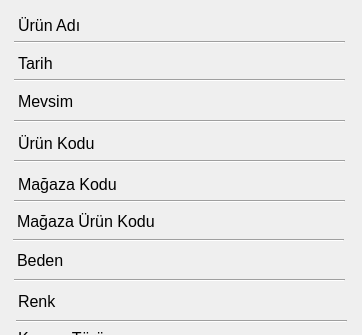
<?xml version="1.0" encoding="UTF-8"?>
<ui version="4.0">
 <class>Form</class>
 <widget class="QWidget" name="Form">
  <property name="geometry">
   <rect>
    <x>0</x>
    <y>0</y>
    <width>362</width>
    <height>335</height>
   </rect>
  </property>
  <property name="minimumSize">
   <size>
    <width>362</width>
    <height>335</height>
   </size>
  </property>
  <property name="maximumSize">
   <size>
    <width>362</width>
    <height>335</height>
   </size>
  </property>
  <property name="baseSize">
   <size>
    <width>362</width>
    <height>335</height>
   </size>
  </property>
  <property name="windowTitle">
   <string>Form</string>
  </property>
  <property name="windowIcon">
   <iconset>
    <normaloff>img/logo.png</normaloff>img/logo.png</iconset>
  </property>
  <property name="styleSheet">
   <string notr="true">QLineEdit{
border:0px;
background:transparent
}</string>
  </property>
  <widget class="QLabel" name="label_2">
   <property name="geometry">
    <rect>
     <x>18</x>
     <y>91</y>
     <width>61</width>
     <height>20</height>
    </rect>
   </property>
   <property name="font">
    <font>
     <pointsize>12</pointsize>
    </font>
   </property>
   <property name="text">
    <string>Mevsim</string>
   </property>
  </widget>
  <widget class="QLabel" name="label_5">
   <property name="geometry">
    <rect>
     <x>18</x>
     <y>291</y>
     <width>101</width>
     <height>21</height>
    </rect>
   </property>
   <property name="font">
    <font>
     <pointsize>12</pointsize>
    </font>
   </property>
   <property name="text">
    <string>Renk</string>
   </property>
  </widget>
  <widget class="QLabel" name="label_3">
   <property name="geometry">
    <rect>
     <x>18</x>
     <y>133</y>
     <width>101</width>
     <height>21</height>
    </rect>
   </property>
   <property name="font">
    <font>
     <pointsize>12</pointsize>
    </font>
   </property>
   <property name="text">
    <string>Ürün Kodu</string>
   </property>
  </widget>
  <widget class="Line" name="line_2">
   <property name="geometry">
    <rect>
     <x>14</x>
     <y>113</y>
     <width>331</width>
     <height>16</height>
    </rect>
   </property>
   <property name="orientation">
    <enum>Qt::Horizontal</enum>
   </property>
  </widget>
  <widget class="QLabel" name="label_4">
   <property name="geometry">
    <rect>
     <x>18</x>
     <y>169</y>
     <width>141</width>
     <height>31</height>
    </rect>
   </property>
   <property name="font">
    <font>
     <pointsize>12</pointsize>
    </font>
   </property>
   <property name="text">
    <string>Mağaza Kodu</string>
   </property>
  </widget>
  <widget class="Line" name="line_7">
   <property name="geometry">
    <rect>
     <x>13</x>
     <y>232</y>
     <width>331</width>
     <height>16</height>
    </rect>
   </property>
   <property name="orientation">
    <enum>Qt::Horizontal</enum>
   </property>
  </widget>
  <widget class="Line" name="line_6">
   <property name="geometry">
    <rect>
     <x>16</x>
     <y>313</y>
     <width>331</width>
     <height>16</height>
    </rect>
   </property>
   <property name="orientation">
    <enum>Qt::Horizontal</enum>
   </property>
  </widget>
  <widget class="Line" name="line_3">
   <property name="geometry">
    <rect>
     <x>14</x>
     <y>156</y>
     <width>331</width>
     <height>10</height>
    </rect>
   </property>
   <property name="orientation">
    <enum>Qt::Horizontal</enum>
   </property>
  </widget>
  <widget class="Line" name="line_4">
   <property name="geometry">
    <rect>
     <x>14</x>
     <y>193</y>
     <width>331</width>
     <height>16</height>
    </rect>
   </property>
   <property name="orientation">
    <enum>Qt::Horizontal</enum>
   </property>
  </widget>
  <widget class="QLabel" name="label_8">
   <property name="geometry">
    <rect>
     <x>17</x>
     <y>250</y>
     <width>101</width>
     <height>21</height>
    </rect>
   </property>
   <property name="font">
    <font>
     <pointsize>12</pointsize>
    </font>
   </property>
   <property name="text">
    <string>Beden</string>
   </property>
  </widget>
  <widget class="Line" name="line_5">
   <property name="geometry">
    <rect>
     <x>14</x>
     <y>272</y>
     <width>331</width>
     <height>16</height>
    </rect>
   </property>
   <property name="orientation">
    <enum>Qt::Horizontal</enum>
   </property>
  </widget>
  <widget class="Line" name="line">
   <property name="geometry">
    <rect>
     <x>14</x>
     <y>72</y>
     <width>331</width>
     <height>16</height>
    </rect>
   </property>
   <property name="orientation">
    <enum>Qt::Horizontal</enum>
   </property>
  </widget>
  <widget class="QLabel" name="label">
   <property name="geometry">
    <rect>
     <x>18</x>
     <y>55</y>
     <width>47</width>
     <height>16</height>
    </rect>
   </property>
   <property name="font">
    <font>
     <pointsize>12</pointsize>
    </font>
   </property>
   <property name="text">
    <string>Tarih</string>
   </property>
  </widget>
  <widget class="QLabel" name="label_7">
   <property name="geometry">
    <rect>
     <x>17</x>
     <y>206</y>
     <width>141</width>
     <height>31</height>
    </rect>
   </property>
   <property name="font">
    <font>
     <pointsize>12</pointsize>
    </font>
   </property>
   <property name="text">
    <string>Mağaza Ürün Kodu</string>
   </property>
  </widget>
  <widget class="QLabel" name="label_6">
   <property name="geometry">
    <rect>
     <x>18</x>
     <y>328</y>
     <width>101</width>
     <height>21</height>
    </rect>
   </property>
   <property name="font">
    <font>
     <pointsize>12</pointsize>
    </font>
   </property>
   <property name="text">
    <string>Kumaş Türü</string>
   </property>
  </widget>
  <widget class="QLineEdit" name="lineEditTarih">
   <property name="geometry">
    <rect>
     <x>180</x>
     <y>48</y>
     <width>161</width>
     <height>25</height>
    </rect>
   </property>
   <property name="readOnly">
    <bool>true</bool>
   </property>
  </widget>
  <widget class="QLineEdit" name="lineEditMevsim">
   <property name="geometry">
    <rect>
     <x>180</x>
     <y>88</y>
     <width>161</width>
     <height>25</height>
    </rect>
   </property>
   <property name="readOnly">
    <bool>true</bool>
   </property>
  </widget>
  <widget class="QLineEdit" name="lineEditUrunKodu">
   <property name="geometry">
    <rect>
     <x>180</x>
     <y>128</y>
     <width>161</width>
     <height>25</height>
    </rect>
   </property>
   <property name="readOnly">
    <bool>true</bool>
   </property>
  </widget>
  <widget class="QLineEdit" name="lineEditMagazaKodu">
   <property name="geometry">
    <rect>
     <x>180</x>
     <y>168</y>
     <width>161</width>
     <height>25</height>
    </rect>
   </property>
   <property name="readOnly">
    <bool>true</bool>
   </property>
  </widget>
  <widget class="QLineEdit" name="lineEditMagazaUrunKodu">
   <property name="geometry">
    <rect>
     <x>180</x>
     <y>208</y>
     <width>161</width>
     <height>25</height>
    </rect>
   </property>
   <property name="readOnly">
    <bool>true</bool>
   </property>
  </widget>
  <widget class="QLineEdit" name="lineEditBeden">
   <property name="geometry">
    <rect>
     <x>180</x>
     <y>248</y>
     <width>161</width>
     <height>25</height>
    </rect>
   </property>
   <property name="readOnly">
    <bool>true</bool>
   </property>
  </widget>
  <widget class="QLineEdit" name="lineEditRenk">
   <property name="geometry">
    <rect>
     <x>180</x>
     <y>288</y>
     <width>161</width>
     <height>25</height>
    </rect>
   </property>
   <property name="readOnly">
    <bool>true</bool>
   </property>
  </widget>
  <widget class="QLineEdit" name="lineEditKumasTuru">
   <property name="geometry">
    <rect>
     <x>180</x>
     <y>328</y>
     <width>161</width>
     <height>25</height>
    </rect>
   </property>
   <property name="readOnly">
    <bool>true</bool>
   </property>
  </widget>
  <widget class="Line" name="line_8">
   <property name="geometry">
    <rect>
     <x>14</x>
     <y>34</y>
     <width>331</width>
     <height>16</height>
    </rect>
   </property>
   <property name="orientation">
    <enum>Qt::Horizontal</enum>
   </property>
  </widget>
  <widget class="QLabel" name="label_9">
   <property name="geometry">
    <rect>
     <x>18</x>
     <y>17</y>
     <width>91</width>
     <height>16</height>
    </rect>
   </property>
   <property name="font">
    <font>
     <pointsize>12</pointsize>
    </font>
   </property>
   <property name="text">
    <string>Ürün Adı</string>
   </property>
  </widget>
  <widget class="QLineEdit" name="lineEditUrunAdi">
   <property name="geometry">
    <rect>
     <x>180</x>
     <y>10</y>
     <width>161</width>
     <height>25</height>
    </rect>
   </property>
   <property name="readOnly">
    <bool>true</bool>
   </property>
  </widget>
 </widget>
 <resources/>
 <connections/>
</ui>
